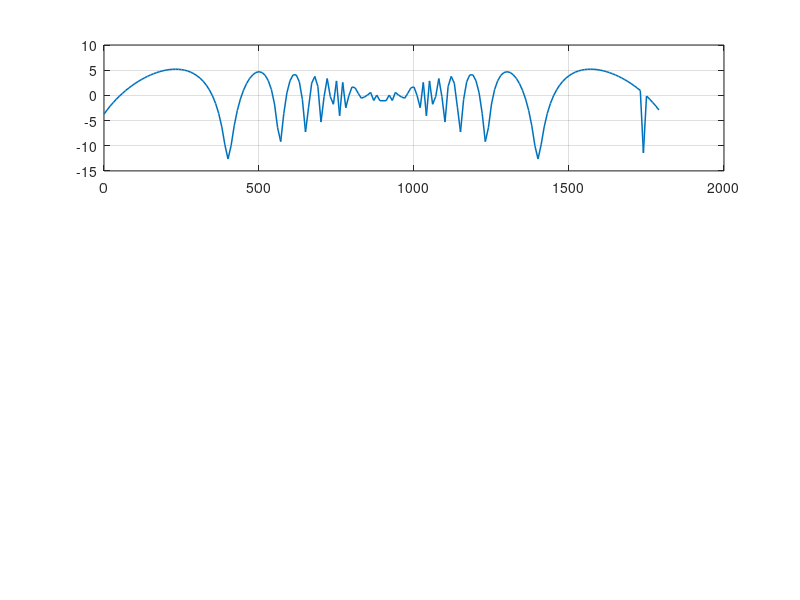

This figure's MATLAB source: (Note: this script raises an error after producing the figure.)
%RUN_NRTDL_DEMO  Lunar surface tap model -> 5G NR link-level demo.
%
%   Consumes matlab/site04_traj_S.mat (produced by
%   analysis/export_taps_demo.py: a 1.8 km rover traverse across the Site04
%   LOLA/PGDA tile, taps from the two-ray + Deygout pipeline) and shows the
%   three things the tap export is for:
%
%     1. The along-track fading trace: the spatial two-ray nulls the rover
%        crosses, replayed as a time series g(t) at walking speed.
%     2. A per-waypoint link budget -> SNR -> spectral-efficiency trace for
%        an uplink from a 23 dBm EVA-class terminal (the binding direction),
%        i.e. the "what does the channel do to the 5G link" planning view.
%     3. (If 5G Toolbox is installed) the same taps loaded into nrTDLChannel
%        with DelayProfile='Custom' and applied to an NR CP-OFDM waveform,
%        with the measured channel gain cross-checked against the
%        deterministic tap prediction. This is the entry point for full
%        PDSCH/PUSCH BLER simulation with these channels.
%
%   The lunar surface channel is SPARSE (1-2 taps; the two-ray pair collapses
%   into one complex tap because its excess delay is sub-nanosecond), so
%   nrTDLChannel's Custom profile represents it exactly -- no truncation,
%   unlike terrestrial delay profiles.
%
%   Run from this folder:  >> run_nrtdl_demo

%% Load the trajectory tap file
S = load('site04_traj_S.mat');
N   = size(S.PathDelays, 1);          % waypoints
fc  = S.CarrierHz;                    % 2.5 GHz
t   = S.Times_s(:);                   % s, 1 m/s rover
gdB = S.GainMagnitude_dB(:);          % collapsed tap, dB rel. free space
fprintf('Loaded %d waypoints, carrier %.2f GHz, traverse %.0f s\n', ...
        N, fc/1e9, t(end));

% Uplink budget: EVA-suit terminal -> 30 m mast (values match the repo's
% coverage tooling defaults for --mode ue).
EIRP_dBm  = 23;                       % handheld/EVA class
Grx_dBi   = 12;                       % mast sector antenna
NF_dB     = 5;                        % receiver noise figure
B_Hz      = 20e6;                     % carrier bandwidth
N0_dBm    = -174 + 10*log10(B_Hz) + NF_dB;   % noise floor in B

% Per-waypoint received power and SNR: absolute PL = FSPL(direct) - g_dB.
PL_dB   = S.FSPLDirect_dB(:) - gdB;
Prx_dBm = EIRP_dBm + Grx_dBi - PL_dB;
SNR_dB  = Prx_dBm - N0_dBm;
SE      = min(log2(1 + 10.^(SNR_dB/10)), 7.4);   % b/s/Hz, 256QAM ceiling

%% Figure 1: fading trace + link-level consequence
figure('Name', 'Lunar tap-model trace', 'Position', [80 80 900 640]);

subplot(3,1,1);
plot(t, gdB, 'LineWidth', 1.1); grid on;
yline(0, ':'); hold on;
nlos = S.LOS(:) == 0;
if any(nlos), plot(t(nlos), gdB(nlos), 'rv', 'MarkerSize', 5); end
ylabel('tap gain (dB rel. FS)');
title(sprintf(['Rover traverse, Site04 @ %.1f GHz: two-ray nulls as time ' ...
               'fading (red = NLOS/diffraction)'], fc/1e9));

subplot(3,1,2);
plot(t, SNR_dB, 'LineWidth', 1.1); grid on;
ylabel('uplink SNR (dB)');
title(sprintf('23 dBm terminal \\rightarrow mast: SNR over %g MHz', B_Hz/1e6));

subplot(3,1,3);
plot(t, SE, 'LineWidth', 1.1); grid on;
xlabel('time (s)  [1 m/s rover]'); ylabel('SE (b/s/Hz)');
title(sprintf(['Shannon spectral efficiency (256QAM-capped): mean %.2f, ' ...
               'min %.2f b/s/Hz'], mean(SE), min(SE)));

exportgraphics(gcf, 'site04_traj_S_trace.png', 'Resolution', 150);
fprintf('saved site04_traj_S_trace.png\n');

%% Optional: replay through nrTDLChannel (5G Toolbox)
if exist('nrTDLChannel', 'class') == 8
    fprintf('\n5G Toolbox found -- replaying 3 waypoints through nrTDLChannel\n');
    SR = 30.72e6;                                 % 20 MHz NR numerology 0
    v  = 1.0;                                     % m/s
    fd = v * fc / physconst('LightSpeed');        % ~8 Hz Doppler at walking pace
    % Pick the best, median and worst waypoints by tap gain.
    [~, order] = sort(gdB);
    picks = order([1, round(N/2), N]).';
    x = (randn(SR/1000*40, 1) + 1j*randn(SR/1000*40, 1)) / sqrt(2);  % 40 ms probe

    for i = picks
        keep = S.AveragePathGains(i, :) > -250;   % strip padding rows
        % NormalizePathGains=false is REQUIRED: nrTDLChannel normalises the
        % total path power to 0 dB by default, which would erase the absolute
        % two-ray gain (a single tap would always read ~0 dB). We want the
        % channel to apply the AveragePathGains we computed.
        tdl = nrTDLChannel( ...
            'DelayProfile',        'Custom', ...
            'PathDelays',          S.PathDelays(i, keep), ...
            'AveragePathGains',    S.AveragePathGains(i, keep), ...
            'NormalizePathGains',  false, ...
            'FadingDistribution',  'Rician', ...
            'KFactorFirstTap',     40, ...        % ray-based taps ~deterministic
            'MaximumDopplerShift', fd, ...
            'SampleRate',          SR, ...
            'NumTransmitAntennas', 1, ...
            'NumReceiveAntennas',  1);
        y = tdl(x);
        g_meas = 10*log10(mean(abs(y).^2) / mean(abs(x).^2));
        fprintf(['  waypoint %3d (t=%5.0f s, LOS=%d): taps=%d, ' ...
                 'predicted %+6.2f dB, nrTDLChannel measured %+6.2f dB\n'], ...
                i, t(i), S.LOS(i), nnz(keep), gdB(i), g_meas);
    end
    fprintf(['  (measured ~ predicted: the Custom profile carries the ' ...
             'pipeline channel. Swap the probe for nrWaveformGenerator ' ...
             'output + nrPUSCHDecode for full BLER curves.)\n']);
else
    fprintf(['\n5G Toolbox not found -- skipped nrTDLChannel replay. ' ...
             'Sections 1-2 above are toolbox-free.\n']);
end
